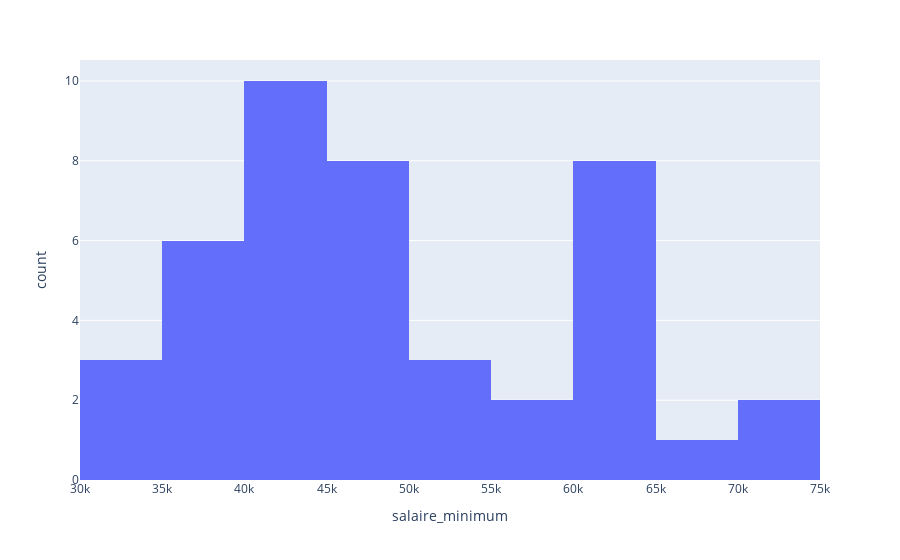

The cell this chart's notebook holds for it:
### Code cell
fig = px.histogram(df, x= 'salaire_minimum')
fig.show()

### Figure 1 — Plotly figure (JSON) as saved in the notebook; plotly's stock layout.template omitted (floating-point values rounded to 4 significant figures; data arrays with more than 128 entries replaced by an {"elided": "..."} marker saying what was removed)
{"data": [{"alignmentgroup": "True", "bingroup": "x", "hovertemplate": "salaire_minimum=%{x}<br>count=%{y}<extra></extra>", "legendgroup": "", "marker": {"color": "#636efa", "pattern": {"shape": ""}}, "name": "", "offsetgroup": "", "orientation": "v", "showlegend": false, "type": "histogram", "x": {"elided": "230 int values"}, "xaxis": "x", "yaxis": "y"}], "layout": {"barmode": "relative", "legend": {"tracegroupgap": 0}, "margin": {"t": 60}, "xaxis": {"anchor": "y", "domain": [0, 1], "title": {"text": "salaire_minimum"}}, "yaxis": {"anchor": "x", "domain": [0, 1], "title": {"text": "count"}}}}
